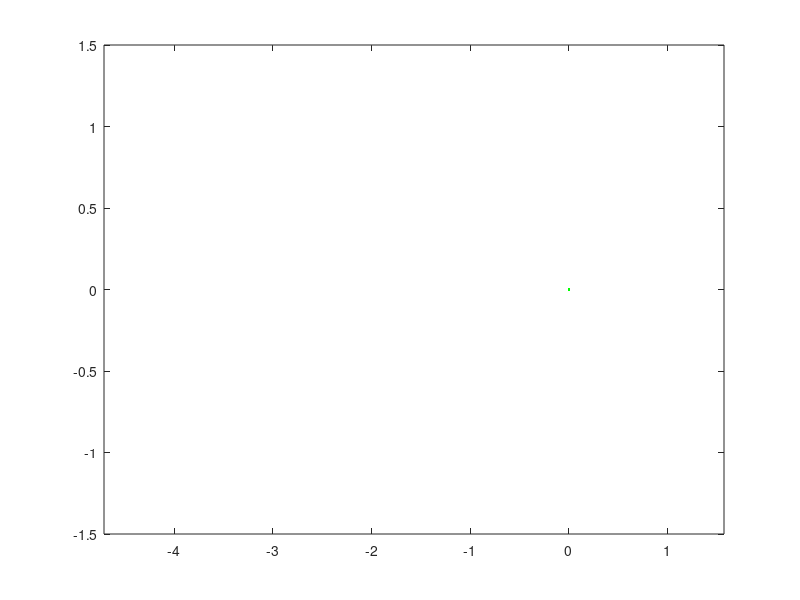
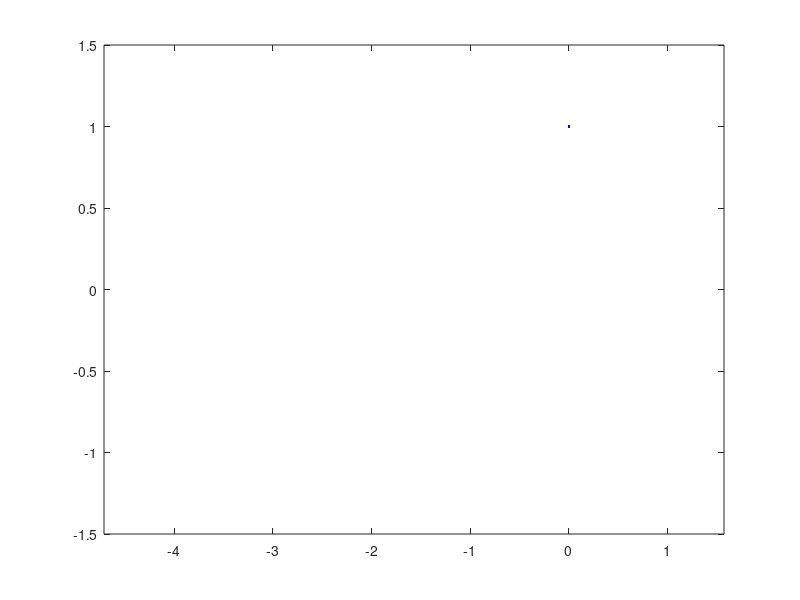

The MATLAB source for these figures, in order: (Note: this script raises an error after producing the figures.)
% 初始化数据
t = [0];
m_sin = sin(t);
m_cos = cos(t);

% 创建两个图形窗口和初始曲线
f1 = figure('Name', 'Measured Data - Sin', 'NumberTitle', 'off');
ax1 = axes(f1);  % f1窗口的坐标轴
global p_sin sin_text timerSin timerCos % 声明全局变量
p_sin = plot(ax1, t, m_sin, 'g', 'MarkerSize', 5);  % 正弦曲线
hold on;
axis(ax1, [-1.5 * pi, -1.5 * pi + 2 * pi, -1.5, 1.5]); % 设置轴范围
grid on;
set(ax1, 'Color', 'k', 'GridColor', 'w');  % 设置背景和网格
sin_text = text(ax1, 0, 0, '', 'Color', 'w', 'FontSize', 10); % 正弦曲线的y值标注

f2 = figure('Name', 'Measured Data - Cos', 'NumberTitle', 'off');
ax2 = axes(f2);  % f2窗口的坐标轴
p_cos = plot(ax2, t, m_cos, 'b', 'MarkerSize', 5);  % 余弦曲线
hold on;
axis(ax2, [-1.5 * pi, -1.5 * pi + 2 * pi, -1.5, 1.5]);
grid on;
set(ax2, 'Color', 'k', 'GridColor', 'w');
cos_text = text(ax2, 0, 0, '', 'Color', 'w', 'FontSize', 10); % 余弦曲线的y值标注

% 创建两个定时器对象
t_update = 0.01; % 时间步长
timerSin = timer('ExecutionMode', 'fixedRate', ...
                 'Period', t_update, ...
                 'TimerFcn', @(~,~) updateSinPlot(ax1), ...
                 'StopFcn', @(~,~) disp('正弦曲线定时器已停止'));

timerCos = timer('ExecutionMode', 'fixedRate', ...
                 'Period', t_update, ...
                 'TimerFcn', @(~,~) updateCosPlot(ax2), ...
                 'StopFcn', @(~,~) disp('余弦曲线定时器已停止'));

% 启动两个定时器
start(timerSin);
start(timerCos);

% 定时器1的回调函数：更新正弦曲线
function updateSinPlot(ax1)
    global p_sin sin_text timerSin
    persistent i x1
    if isempty(i), i = 1; x1 = -1.5 * pi; end
    
    % 更新正弦曲线数据
    t = [p_sin.XData 0.1 * i];
    m_sin = [p_sin.YData sin(0.01 * i)];
    % 限制数据量：仅保留最近1000个点
    if length(t) > 1000
        t = t(end-999:end);
        m_sin = m_sin(end-999:end);
    end
    set(p_sin, 'XData', t, 'YData', m_sin);
    
    % 更新y值标注
    set(sin_text, 'Position', [t(end), m_sin(end)], 'String', sprintf('%.2f', m_sin(end)));
    
    % 更新X轴范围
    x1 = x1 + 0.1;    
    axis(ax1, [x1 x1 + 2 * pi -1.5 1.5]);
    
    % 停止条件
    if i > 100000
        stop(timerSin);
        delete(timerSin);
    end
    i = i + 1;
end

% 定时器2的回调函数：更新余弦曲线
function updateCosPlot(ax2)
    global p_cos cos_text timerCos
    persistent j x2
    if isempty(j), j = 1; x2 = -1.5 * pi; end
    
    % 更新余弦曲线数据
    t = [p_cos.XData 0.01 * j];
    m_cos = [p_cos.YData cos(0.01 * j)];
    % 限制数据量：仅保留最近1000个点
    if length(t) > 1000
        t = t(end-999:end);
        m_cos = m_cos(end-999:end);
    end
    set(p_cos, 'XData', t, 'YData', m_cos);
    
    % 更新y值标注
    set(cos_text, 'Position', [t(end), m_cos(end)], 'String', sprintf('%.2f', m_cos(end)));
    
    % 更新X轴范围
    x2 = x2 + 0.01;    
    axis(ax2, [x2 x2 + 2 * pi -1.5 1.5]);
    
    % 停止条件
    if j > 100000
        stop(timerCos);
        delete(timerCos);
    end
    j = j + 1;
end





